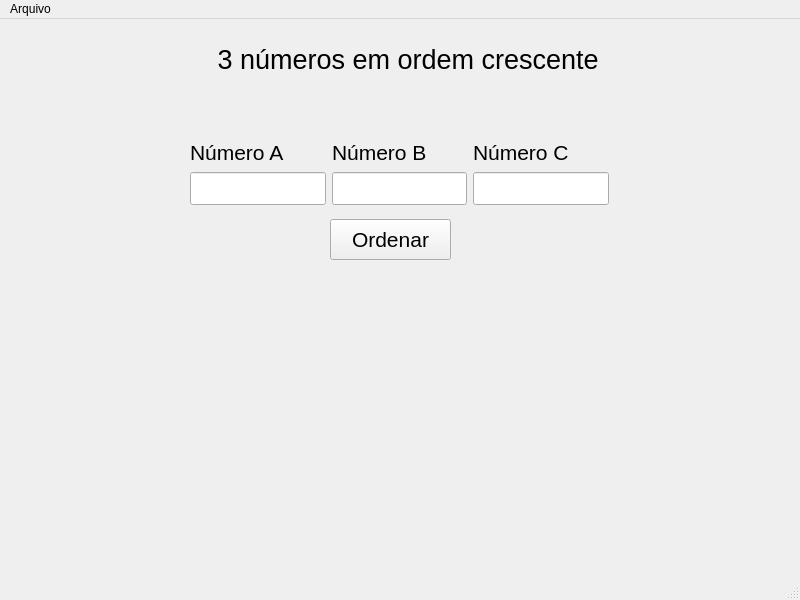
<?xml version="1.0" encoding="UTF-8"?>
<ui version="4.0">
 <class>MainWindow</class>
 <widget class="QMainWindow" name="MainWindow">
  <property name="geometry">
   <rect>
    <x>0</x>
    <y>0</y>
    <width>800</width>
    <height>600</height>
   </rect>
  </property>
  <property name="windowTitle">
   <string>MainWindow</string>
  </property>
  <widget class="QWidget" name="centralwidget">
   <widget class="QPushButton" name="input_button">
    <property name="geometry">
     <rect>
      <x>330</x>
      <y>200</y>
      <width>121</width>
      <height>41</height>
     </rect>
    </property>
    <property name="font">
     <font>
      <pointsize>16</pointsize>
     </font>
    </property>
    <property name="text">
     <string>Ordenar</string>
    </property>
   </widget>
   <widget class="QLabel" name="output_num">
    <property name="geometry">
     <rect>
      <x>61</x>
      <y>281</y>
      <width>681</width>
      <height>251</height>
     </rect>
    </property>
    <property name="font">
     <font>
      <pointsize>16</pointsize>
     </font>
    </property>
    <property name="text">
     <string/>
    </property>
    <property name="alignment">
     <set>Qt::AlignCenter</set>
    </property>
    <property name="wordWrap">
     <bool>true</bool>
    </property>
   </widget>
   <widget class="QWidget" name="layoutWidget">
    <property name="geometry">
     <rect>
      <x>190</x>
      <y>120</y>
      <width>419</width>
      <height>66</height>
     </rect>
    </property>
    <layout class="QHBoxLayout" name="horizontalLayout">
     <item>
      <layout class="QVBoxLayout" name="numA">
       <item>
        <widget class="QLabel" name="label_num1">
         <property name="font">
          <font>
           <pointsize>16</pointsize>
          </font>
         </property>
         <property name="text">
          <string>Número A</string>
         </property>
        </widget>
       </item>
       <item>
        <widget class="QLineEdit" name="input_num1">
         <property name="font">
          <font>
           <pointsize>16</pointsize>
          </font>
         </property>
        </widget>
       </item>
      </layout>
     </item>
     <item>
      <layout class="QVBoxLayout" name="numB">
       <item>
        <widget class="QLabel" name="label_num2">
         <property name="font">
          <font>
           <pointsize>16</pointsize>
          </font>
         </property>
         <property name="text">
          <string>Número B</string>
         </property>
        </widget>
       </item>
       <item>
        <widget class="QLineEdit" name="input_num2">
         <property name="font">
          <font>
           <pointsize>16</pointsize>
          </font>
         </property>
        </widget>
       </item>
      </layout>
     </item>
     <item>
      <layout class="QVBoxLayout" name="numC">
       <item>
        <widget class="QLabel" name="label_num3">
         <property name="font">
          <font>
           <pointsize>16</pointsize>
          </font>
         </property>
         <property name="text">
          <string>Número C</string>
         </property>
        </widget>
       </item>
       <item>
        <widget class="QLineEdit" name="input_num3">
         <property name="font">
          <font>
           <pointsize>16</pointsize>
          </font>
         </property>
        </widget>
       </item>
      </layout>
     </item>
    </layout>
   </widget>
   <widget class="QLabel" name="label_2">
    <property name="geometry">
     <rect>
      <x>210</x>
      <y>20</y>
      <width>391</width>
      <height>41</height>
     </rect>
    </property>
    <property name="font">
     <font>
      <pointsize>20</pointsize>
     </font>
    </property>
    <property name="text">
     <string> 3 números em ordem crescente</string>
    </property>
   </widget>
  </widget>
  <widget class="QMenuBar" name="menubar">
   <property name="geometry">
    <rect>
     <x>0</x>
     <y>0</y>
     <width>800</width>
     <height>21</height>
    </rect>
   </property>
   <widget class="QMenu" name="menuArquivo">
    <property name="title">
     <string>Arquivo</string>
    </property>
    <addaction name="actionNovo"/>
    <addaction name="actionAbrir"/>
    <addaction name="actionSalvar"/>
    <addaction name="actionSair"/>
   </widget>
   <addaction name="menuArquivo"/>
  </widget>
  <widget class="QStatusBar" name="statusbar"/>
  <action name="actionNovo">
   <property name="text">
    <string>Novo</string>
   </property>
   <property name="shortcut">
    <string>Ctrl+N</string>
   </property>
  </action>
  <action name="actionAbrir">
   <property name="text">
    <string>Abrir</string>
   </property>
   <property name="shortcut">
    <string>Ctrl+O</string>
   </property>
  </action>
  <action name="actionSalvar">
   <property name="text">
    <string>Salvar</string>
   </property>
   <property name="shortcut">
    <string>Ctrl+S</string>
   </property>
  </action>
  <action name="actionSair">
   <property name="text">
    <string>Sair</string>
   </property>
   <property name="shortcut">
    <string>Esc</string>
   </property>
  </action>
 </widget>
 <resources/>
 <connections/>
</ui>
